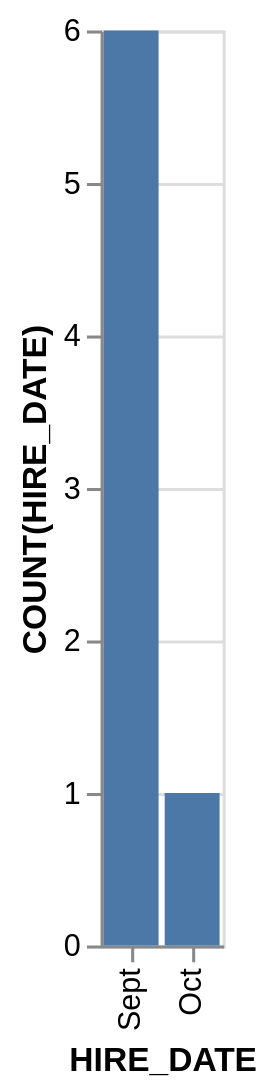

Here is the Vega-Lite specification saved for this chart:
### Vega-Lite specification from a JSON file in a GitHub repository (floating-point values rounded to 4 significant figures)
{"data": {"values": [{"x_data": "Sept", "y_data": 6}, {"x_data": "Oct", "y_data": 1}]}, "mark": "bar", "encoding": {"x": {"field": "x_data", "type": "nominal", "title": "HIRE_DATE", "sort": {"op": "sum", "field": "y_data", "order": "descending"}}, "y": {"field": "y_data", "type": "quantitative", "title": "COUNT(HIRE_DATE)"}}}
